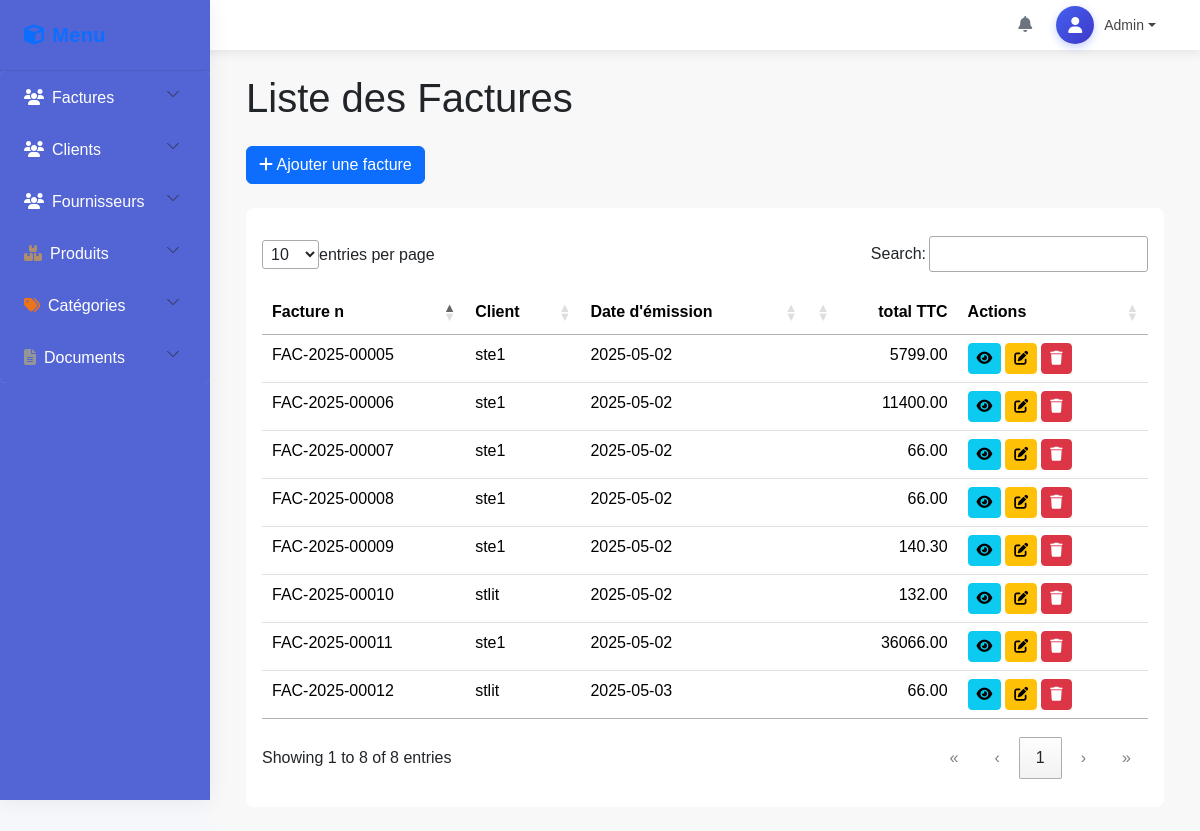
The page /factures on the database as committed earlier.
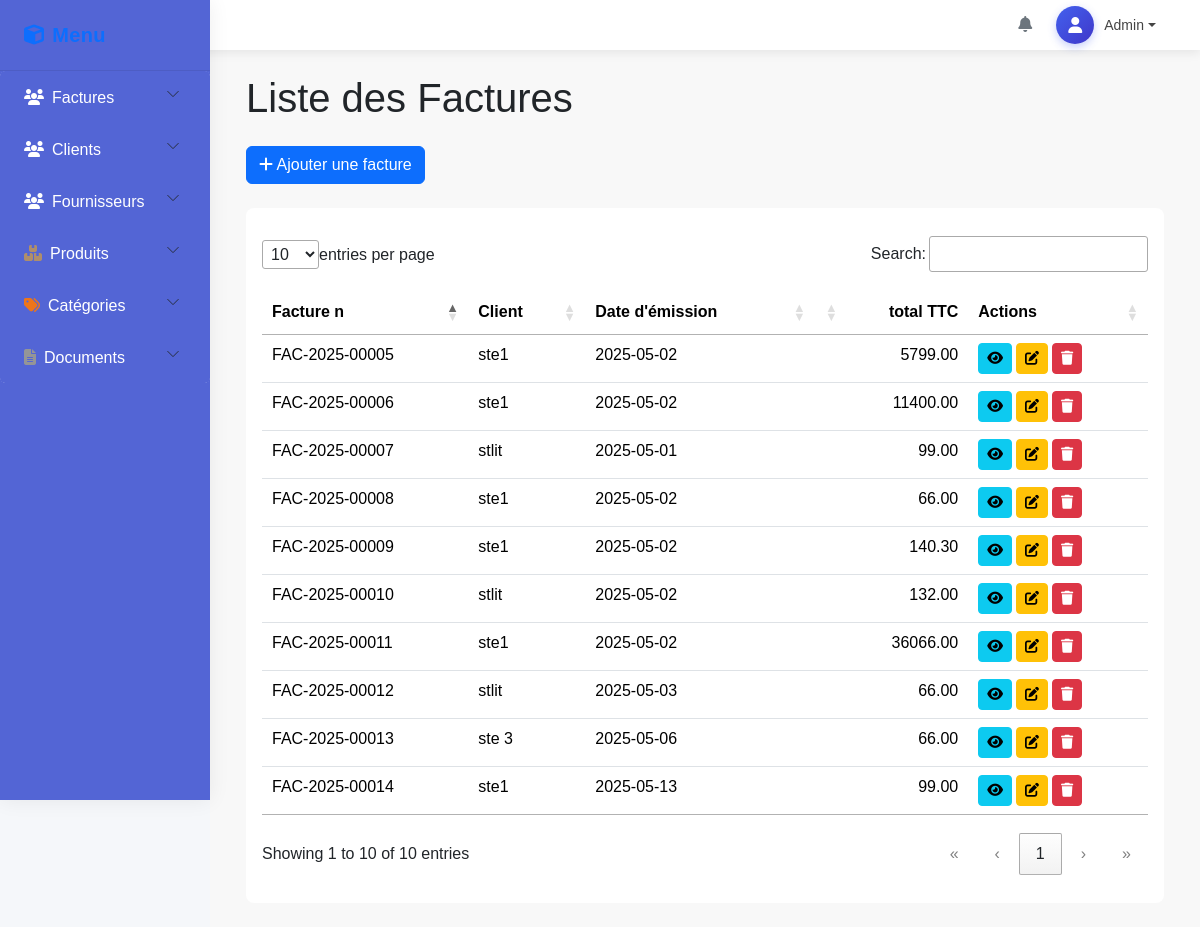
The same page on the database as committed later.
### tables this page shows
CREATE TABLE `factures` (
  `id` int(11) NOT NULL,
  `client_id` int(11) NOT NULL,
  `date_emission` date NOT NULL,
  `num_facture` varchar(20) DEFAULT NULL,
  `total_ht` decimal(10,2) DEFAULT NULL,
  `total_ttc` decimal(10,2) DEFAULT NULL,
  `modes_pay` varchar(100) DEFAULT NULL,
  `created_at` timestamp NOT NULL DEFAULT current_timestamp(),
  `updated_at` timestamp NULL DEFAULT NULL ON UPDATE current_timestamp()
);

CREATE TABLE `clients` (
  `id` int(11) NOT NULL,
  `nom_ste` varchar(255) NOT NULL,
  `ice` int(11) NOT NULL,
  `idf` int(11) DEFAULT NULL,
  `adresse` varchar(255) DEFAULT NULL,
  `email` varchar(255) DEFAULT NULL,
  `telephone` varchar(15) NOT NULL
);

### app/controllers/FactureController.php (called while the page is built, shortened)
<?php
require_once MODEL_PATH . '/FactureModel.php';
class FactureController
{
    private $factureModel;
    public function __construct($db)
    {
        $this->factureModel = new FactureModel($db);
    }
    public function index()
    {
        $factures = $this->factureModel->getFactures();
        include VIEW_PATH . '/layouts/main.php';
    }
}

### app/models/FactureModel.php (called while the page is built, shortened)
<?php
class FactureModel {
    public $db;
    public function __construct($dbConnection) {
        $this->db = $dbConnection;
    }
    public function getFactures() {
        try {
            $query = "SELECT f.id, f.num_facture, f.date_emission, f.total_ht, f.total_ttc, c.nom_ste FROM factures f INNER JOIN clients c ON f.client_id = c.id ORDER BY f.created_at DESC";
            $stmt = $this->db->prepare($query);
            $stmt->execute();
            return $stmt->fetchAll(PDO::FETCH_ASSOC);
        } catch (PDOException $e) {
            error_log("Database error: " . $e->getMessage());
            return [];
        }
    }
}

### app/views/pages/factures/index.php (the view, shortened to what this page needs)
<div class="container">
    <h1>Liste des Factures</h1>
    <div class="my-4">
        <a href="/stage/factures/add" class="btn btn-primary">
            <i class="fas fa-plus"></i> Ajouter une facture
        </a>
    </div>
    <div class="bg-white p-3 rounded-3">
    <table class="table table-striped mt-4" id="facturesTable">
        <thead>
            <tr>
                <th>Facture n</th>
                <th>Client</th>
                <th>Date d'émission</th>
                <th>total TTC</th>
                <th>Actions</th>
            </tr>
        </thead>
        <tbody>
            <?php if (empty($factures)): ?>
                <tr>
                    <td colspan="5" class="text-center">Aucune facture trouvée</td>
                </tr>
            <?php else: ?>
                <?php foreach ($factures as $facture): ?>
                    <tr>
                        <td><?= htmlspecialchars($facture['num_facture']) ?></td>
                        <td><?= htmlspecialchars($facture['nom_ste']) ?></td>
                        <td><?= htmlspecialchars($facture['date_emission']) ?></td>
                        <td><?= htmlspecialchars($facture['total_ttc']) ?></td>
                        <td class="d-flex">
                            <a href="/stage/factures/show?id=<?= $facture['id'] ?>" class="btn btn-info btn-sm me-1"
                                title="Détails">
                                <i class="fas fa-eye"></i>
                            </a>
                            <a href="/stage/factures/edit?id=<?= $facture['id'] ?>" class="btn btn-warning btn-sm me-1"
                                title="Modifier">
                                <i class="fas fa-edit"></i>
                            </a>
                            <form method="post" action="/stage/facture/delete" class="d-inline"
                                onsubmit="return confirm('Êtes-vous sûr de vouloir supprimer cette facture?');">
                                <button type="submit" class="btn btn-danger btn-sm" title="Supprimer">
                                    <i class="fas fa-trash"></i>
                                </button>
                            </form>
                        </td>
                    </tr>
                <?php endforeach; ?>
            <?php endif; ?>
        </tbody>
    </table></div>
</div>

### public/index.php (shortened to what this page needs)
<?php
require_once MODEL_PATH . '/FactureModel.php';
require_once CONTROLLER_PATH . '/FactureController.php';
$db = databaseConnection();
$request_uri = $_SERVER['REQUEST_URI'];
$method = $_SERVER['REQUEST_METHOD'];
$request_uri = preg_replace('/\/stage/', '', $request_uri, 1);
$uri_parts = parse_url($request_uri);
$path = $uri_parts['path'];
$route_key = "$method $path";
if (isset($routes[$route_key])) {
    list($controller, $action) = explode('@', $routes[$route_key]);
    (new $controller($db))->$action();
    exit;
}

### app/views/layouts/main.php (shortened to what this page needs)
<!DOCTYPE html>
<html lang="fr">
<head>
    <link href="/stage/public/assets/css/bootstrap.min.css" rel="stylesheet">
    <link href="/stage/public/assets/css/all.min.css" rel="stylesheet">
    <link href="/stage/public/assets/datatables/datatables.min.css" rel="stylesheet">
    <link href="/stage/public/assets/datatables/dataTables.bootstrap5.min.css" rel="stylesheet">
    <link href="/stage/public/assets/css/app.css" rel="stylesheet">
</head>
<body>
    <?php include __DIR__ . '/sidebar.php'; ?>
    <?php include __DIR__ . '/navbar.php'; ?>
    <div class="main-content">
        <div class="container-fluid" style="overflow-x: auto;">
            <?php include VIEW_PATH . '/' . $content_view . '.php'; ?>
        </div>
    </div>
    <?php include __DIR__ . '/footer.php'; ?>
</body>
</html>

### app/views/layouts/sidebar.php (shortened to what this page needs)
<div class="sidebar d-none d-md-block">
    <div class="sidebar-header p-3">
        <h5 class="mb-0 text-primary"><i class="fas fa-cube me-2"></i>Menu</h5>
    </div>
    <div class="sidebar-menu">
        <div class="accordion" id="sidebarMenu">
            <div class="accordion-item border-0">
                <h2 class="accordion-header">
                    <button class="accordion-button collapsed" type="button" data-bs-toggle="collapse" data-bs-target="#factures">
                        <i class="fas fa-users me-2" style='color: rgb(255, 255, 255);'></i>Factures
                    </button>
                </h2>
            </div>
            <div class="accordion-item border-0">
                <h2 class="accordion-header">
                    <button class="accordion-button collapsed" type="button" data-bs-toggle="collapse" data-bs-target="#clients">
                        <i class="fas fa-users me-2" style='color: rgb(255, 255, 255);'></i>Clients
                    </button>
                </h2>
            </div>
            <div class="accordion-item border-0">
                <h2 class="accordion-header">
                    <button class="accordion-button collapsed" type="button" data-bs-toggle="collapse" data-bs-target="#fournisseurs">
                        <i class="fas fa-users me-2" style='color: rgb(255, 255, 255);'></i>Fournisseurs
                    </button>
                </h2>
            </div>
            <div class="accordion-item border-0">
                <h2 class="accordion-header">
                    <button class="accordion-button collapsed" type="button" data-bs-toggle="collapse" data-bs-target="#products">
                        <i class="fas fa-boxes me-2" style='color: rgb(175, 142, 107);'></i>Produits
                    </button>
                </h2>
            </div>
            <div class="accordion-item border-0">
                <h2 class="accordion-header">
                    <button class="accordion-button collapsed" type="button" data-bs-toggle="collapse" data-bs-target="#categories">
                        <i class="fas fa-tags me-2" style='color: rgb(237, 117, 25);'></i>Catégories
                    </button>
                </h2>
            </div>
            <div class="accordion-item border-0">
                <h2 class="accordion-header">
                    <button class="accordion-button collapsed" type="button" data-bs-toggle="collapse" data-bs-target="#documents">
                        <i class="fas fa-file-alt me-2" style='color: rgb(148, 149, 151);'></i> Documents
                    </button>
                </h2>
            </div>
        </div>
    </div>
</div>

### app/views/layouts/navbar.php (shortened to what this page needs)
<nav class="navbar navbar-expand">
    <div class="container-fluid">
        <span class="navbar-brand">Dashboard</span>
        <div class="d-flex align-items-center">
            <a href="#" class="notification-badge me-3 text-secondary">
                <i class="fas fa-bell"></i>
            </a>
            <div class="dropdown">
                <a href="#" class="dropdown-toggle d-flex align-items-center text-decoration-none" data-bs-toggle="dropdown">
                    <div class="user-avatar">
                        <i class="fas fa-user"></i>
                    </div>
                    <span>Admin</span>
                </a>
            </div>
        </div>
    </div>
</nav>

### app/views/layouts/footer.php (shortened to what this page needs)
</body>
</html>

### public/assets/css/app.css (style rules this page uses)
:root { --primary-color: #4361ee; --secondary-color: #3f37c9; --light-color: #f8f9fa; --dark-color: #212529; --sidebar-width: 210px; --sidebar-bg: #5365d5; --sidebar-hover: #f3f5ff; --border-radius: 8px; --transition-speed: 0.3s; }
body { font-family: 'Poppins', Arial, sans-serif; background-color: #f5f7fa; overflow-x: hidden; }
.navbar { background-color: #ffffff; box-shadow: 0 3px 10px rgba(0,0,0,0.08); height: 50px; padding: 0 1.5rem; transition: all 0.3s ease; }
.navbar-brand { font-weight: 600; font-size: 14px; color: #333; letter-spacing: 0.3px; position: relative; padding-left: 28px; }
.navbar-brand:before { content: ''; position: absolute; left: 0; top: 50%; transform: translateY(-50%); width: 18px; height: 18px; background-color: #4361ee; border-radius: 4px; }
.navbar .dropdown-toggle { color: #444; font-weight: 500; transition: all 0.2s; padding: 0.5rem; border-radius: 8px; }
.navbar .user-avatar { display: flex; align-items: center; justify-content: center; width: 38px; height: 38px; background: linear-gradient(135deg, #4361ee, #3f37c9); border-radius: 50%; color: white; font-size: 16px; box-shadow: 0 3px 8px rgba(67, 97, 238, 0.3); transition: all 0.3s; }
.navbar .dropdown-toggle span { margin-left: 10px; font-size: 14px; }
.sidebar { width: var(--sidebar-width); height: 100vh; background: var(--sidebar-bg); position: fixed; left: 0; top: 0; box-shadow: 0 0 20px rgba(0,0,0,0.07); z-index: 1001; overflow-y: auto; transition: transform var(--transition-speed); }
.sidebar-menu button { background-color: var(--sidebar-bg); color: white; }
.sidebar-header { border-bottom: 1px solid rgba(0,0,0,0.08); padding: 1.45rem 1.5rem !important; }
.sidebar-header h5 { font-weight: 600; letter-spacing: 0.3px; }
.accordion-button { padding: 1rem 1.5rem; font-weight: 500; border: none; background: transparent; transition: all var(--transition-speed); }
.accordion-button::after { background-size: 14px; transition: transform 0.25s ease; }
.main-content { margin-left: var(--sidebar-width); min-height: calc(100vh - 70px); transition: margin-left var(--transition-speed); background-color: #f8f8f8; }
.main-content .container-fluid { padding: 1.5rem; }

Rows that differ between the two databases and show on the page:
added factures: num_facture "FAC-2025-00014", client.nom_ste "ste1", date_emission "2025-05-13", total_ttc "99.00"
added factures: num_facture "FAC-2025-00013", client.nom_ste "ste 3", date_emission "2025-05-06", total_ttc "66.00"
changed factures "FAC-2025-00007": client.nom_ste "ste1" → "stlit"; date_emission "2025-05-02" → "2025-05-01"; total_ttc "66.00" → "99.00"
Other text that changed with them:
text written by a page script: "entries per page Search: Showing 1 to 8 of 8 entries « ‹ 1 › »" → "entries per page Search: Showing 1 to 10 of 10 entries « ‹ 1 › »"
